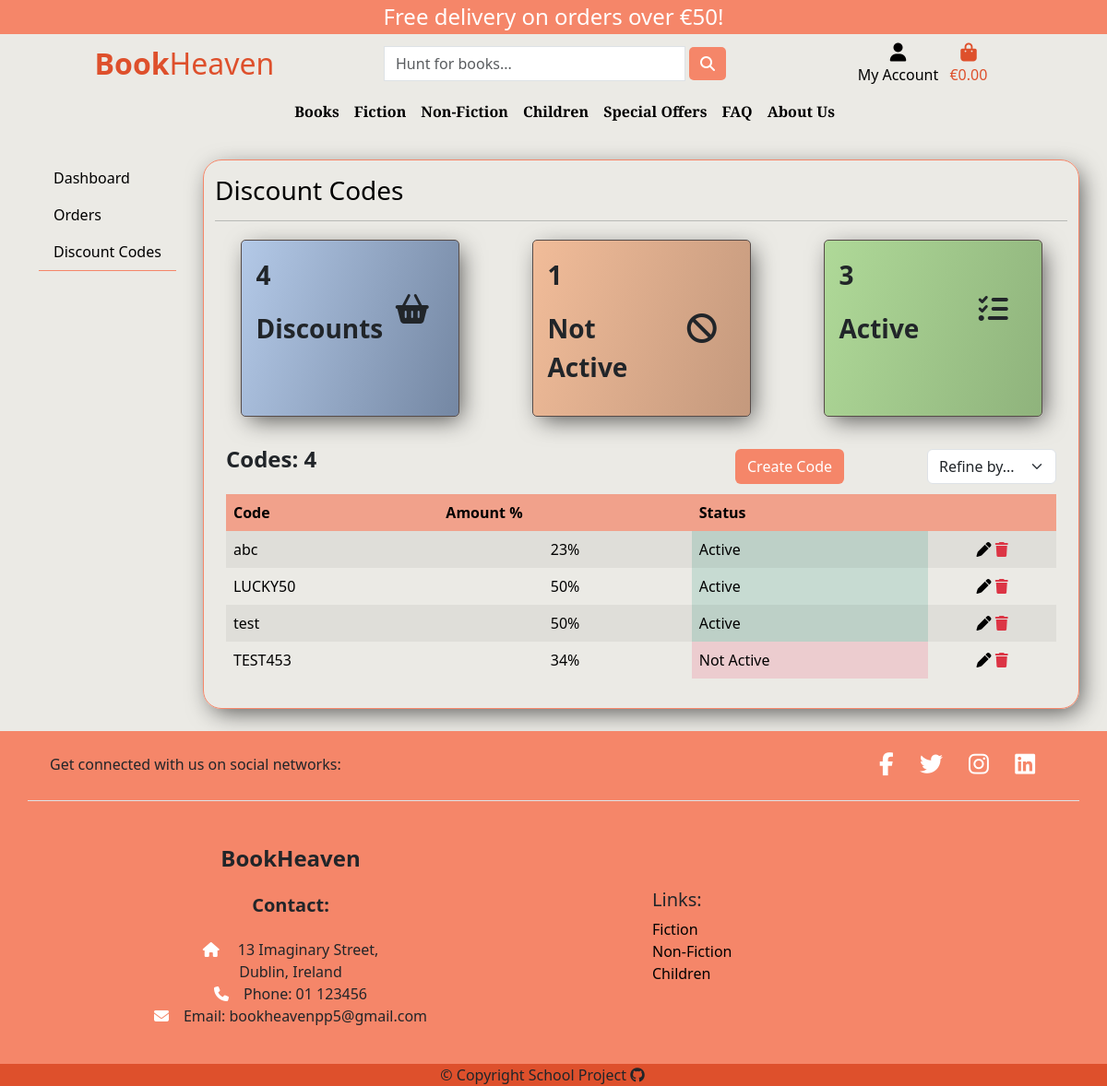
Screenshot of /admin_panel/discount_codes/ (signed in) with the database file from the repository.
### discount_codes/models.py (models this page shows, shortened)
class DiscountCode(models.Model):
    code = models.CharField(max_length=50, unique=True)
    discount = models.IntegerField(
        validators=[MinValueValidator(1), MaxValueValidator(99)])
    active = models.BooleanField(default=True)

### admin_panel/views.py (the view, shortened to what this page needs)
# urls.py: path('discount_codes/', views.admin_discounts, name='admin-discounts'),
@login_required
def admin_discounts(request):
    if not request.user.is_superuser:
        messages.error(request, 'You need admin rights to access this page.')
        return redirect('home')
    discount_codes = DiscountCode.objects.all().order_by('-active')
    codes_total = discount_codes.count
    active_codes = DiscountCode.objects.filter(active=True)
    not_active_codes = DiscountCode.objects.filter(active=False)
    form = DiscountCodeForm()
    context = {'discount_codes': discount_codes,
               'active_codes': active_codes,
               'not_active_codes': not_active_codes,
               'codes_total': codes_total,
               'form': form, }
    return render(request, 'admin_panel/admin_discount.html', context)

### discount_codes/forms.py
class DiscountCodeForm(forms.ModelForm):
    class Meta:
        model = DiscountCode
        fields = '__all__'

### admin_panel/templates/admin_panel/admin_discount.html (shortened to what this page needs)
{% extends 'admin_panel/admin_base.html' %}
{% load widget_tweaks %}
{% load static %}
{% block admin_content %}
<h3 class="text-black">Discount Codes</h3>
<hr>
<div class="row d-flex justify-content-around">
    <div class="col-10 col-md-3 stats-container orders p-3 my-1">
        <div class="row">
            <div class="col-8">
                <p class="fw-bold fs-3">{{ codes_total }}</p>
                <p class="fw-bold fs-3">Discounts</p>
            </div>
            <div class="col-4 my-auto"><i class="fa-solid fa-basket-shopping fa-2xl"></i></div>
        </div>
    </div>
    <div class="col-10 col-md-3 stats-container products p-3 my-1">
        <div class="row">
            <div class="col-8">
                <p class="fw-bold fs-3">{{ not_active_codes.count }}</p>
                <p class="fw-bold fs-3">Not Active</p>
            </div>
            <div class="col-4 my-auto"><i class="fa-solid fa-ban fa-2xl"></i></div>
        </div>
    </div>
    <div class="col-10 col-md-3 stats-container users p-3 my-1">
        <div class="row">
            <div class="col-8">
                <p class="fw-bold fs-3">{{ active_codes.count }}</p>
                <p class="fw-bold fs-3">Active</p>
            </div>
            <div class="col-4 my-auto"><i class="fa-solid fa-list-check fa-2xl"></i>
            </div>
        </div>
    </div>
    <div class="row">
        <div class="col-12">
            <div class="row mt-4">
                <div class="col-12 col-md-6">
                    <p class="fw-bold fs-4 justify-content-md-start">Codes: {{ codes_total }}</p>
                </div>
                <div class="col-12 col-md-6  my-auto order-md-last d-flex justify-content-between justify-content-md-end">
                    <button type="button" class="btn btn-orange mx-md-auto" data-bs-toggle="modal" data-bs-target="#formModal">
                        Create Code
                    </button>
                    <div class="sort-select-wrapper">
                        <select id="sort-selector" class="form-select">
                            <option value="reset" {% if current_sorting == 'None_None' %}selected{% endif %}>Refine by...</option>
                        </select>
                    </div>
                </div>
            </div>
            {% if discount_codes %}
            <div class="order-history table-responsive mt-1">
                <table class="table table-borderless table-striped table-hover">
                    <thead>
                        <tr class="order-table-row">
                            <th>Code</th>
                            <th>Amount %</th>
                            <th>Status</th>
                            <th></th>
                        </tr>
                    </thead>
                    <tbody>
                        {% for code in discount_codes %}
                        <tr>
                            <td> {{ code.code }}</td>
                            <td class="text-center">{{ code.discount }}%</td>
                            {% if code.active  %}
                            <td id="status-cell-completed">
                                Active
                            </td>
                            {% else %}
                            <td id="status-cell-cancelled">Not Active</td>
                            {% endif %}
                            <td class="text-center">
                                <a href="{% url 'admin-discounts-edit' code.id %}" class="text-black" title="Edit"><i
                                        class="fa-solid fa-pen"></i></a>
                                <a href="{% url 'admin-discounts-delete' code.id %}" class="text-danger" title="Delete"><i
                                        class="fa-solid fa-trash"></i></a>
                            </td>
                        </tr>
                        {% endfor %}
                    </tbody>
                </table>
            </div>
            {% else %}
            <div class="d-grid gap-2">
                <p class="text-center">No orders to display</p>
            </div>
            {% endif %}
        </div>
    </div>
</div>
{% endblock admin_content %}

### static/css/style.css (style rules this page uses)
:root { --orange: #f58669; --dark-orange: #de502c; --offwhite: #ebe8e0; --offwhite2: #efefed; --dark-gray: #574c49; --white: #ffff; --brown: #63453d; }
body { min-height: 100vh; display: flex; flex-direction: column; background-color: #ebeae5; }
.btn-orange { background-color: var(--orange); color: var(--white); }
.table > :not(caption) > * > * { background-color: transparent; border-bottom-color: var(--dark-gray); }
.order-history { max-height: 529px; overflow-y: auto; }
.stats-container { border: 1px solid var(--dark-gray); border-radius: 5px; box-shadow: 5px 7px 26px -4px rgba(0, 0, 0, 0.66); -webkit-box-shadow: 5px 7px 26px -4px rgba(0, 0, 0, 0.66); -moz-box-shadow: 5px 7px 26px -4px rgba(0, 0, 0, 0.66); }
.stats-container.users { background: rgb(143, 179, 124); background: linear-gradient(287deg, rgba(143, 179, 124, 1) 0%, rgba(175, 217, 152, 1) 100%); }
.stats-container.products { background: rgb(196, 153, 125); background: linear-gradient(287deg, rgba(196, 153, 125, 1) 0%, rgba(241, 188, 153, 1) 100%); }
.stats-container.orders { background: rgb(116, 135, 163); background: linear-gradient(287deg, rgba(116, 135, 163, 1) 0%, rgba(178, 200, 231, 0.9808298319327731) 100%); }
.stats-container p { font-size: 1.3rem; }
.order-table-row { background-color: rgb(241 161 139); }
#status-cell-completed { background-color: #c7dbd2 !important; }
#status-cell-cancelled { background-color: #eccccf !important; }

### rows the page displays
DiscountCode: code "abc", discount "23", active "Active"
DiscountCode: code "LUCKY50", discount "50", active "Active"
DiscountCode: code "test", discount "50", active "Active"
DiscountCode: code "TEST453", discount "34", active "Not Active"

### other values shown
{{ free_delivery_threshold }} "50"
{{ codes_total }} "4"
{{ not_active_codes.count }} "1"
{{ active_codes.count }} "3"
